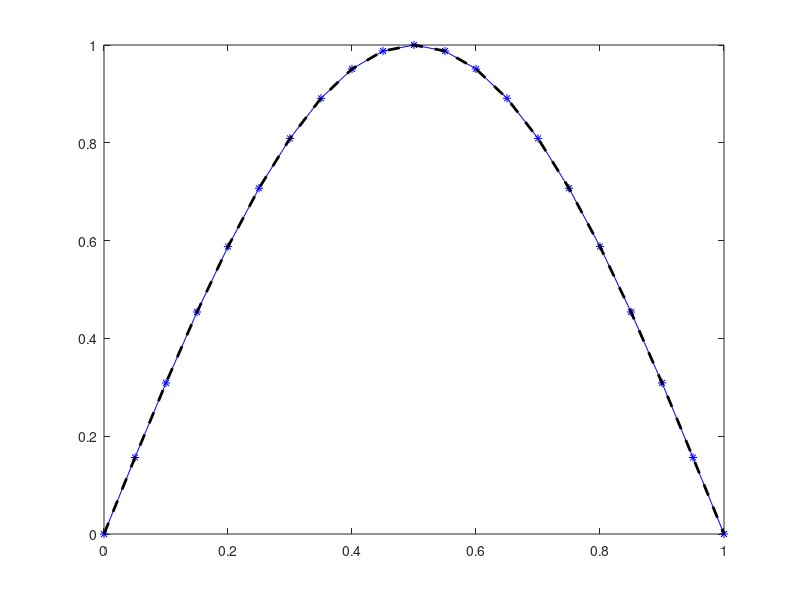

Recreate this plot in MATLAB. (Note: this script raises an error after producing the figure.)
%solving the 1D poisson equation with FEM.
%author: Zihan Chen
%modified time: March 23, 2016
%instruction: This program aims to solve the 1D poisson equation:
%                    -u''(x) = pi^2*sin(pi*x), x defines on [0,1]
%with Dirichlet BC as u(0) = u(1) = 0
%The analitical solution is: u(x) = sin(pi*x)
%-------------------------------------------------
clear
clc

%%
%Space discretize
l = 1;
N = 20;
h = l/N;
%number of elements. number of nodes will be N
u = zeros(N+1,1);
ue = zeros(2,1);
K = zeros(N+1,N+1);
Ke = zeros(2,2);
%find the discretize matrix in one element
Ke = [1/h,-1/h;-1/h,1/h];
for i = 1:N
    K(i,i) = K(i,i) + Ke(1,1);
    K(i,i+1) = K(i,i+1) + Ke(1,2);
    K(i+1,i) = K(i+1,i) + Ke(2,1);
    K(i+1,i+1) = K(i+1,i+1) + Ke(2,2);
end
%apply the BC
Knew = K(2:N,2:N);
xp = 0:h:1;
f = @(x) pi^2*sin(pi*x);
be = zeros(2,N);
for j = 1:N
    x1 = xp(j);
    x2 = xp(j+1);
    Ne1f = @(x) (x2-x)/h*pi^2.*sin(pi*x);
    Ne2f = @(x) (x-x1)/h*pi^2.*sin(pi*x);
    be(1,j) = integral(Ne1f,x1,x2);
    be(2,j) = integral(Ne2f,x1,x2);
end

%find the source matrix    
%  x = 0:h:1;
% b1e = @(x1,x2) pi*cos(pi*x1) - 1/h*(sin(pi*x2)-sin(pi*x1));
% b2e = @(x1,x2) -pi*cos(pi*x2) - 1/h*(sin(pi*x1)-sin(pi*x2));
% be = zeros(N,2);
% for i = 1:N   %go through all the elements
%     x1 = x(i);
%     x2 = x(i+1);
%     be(i,1) = b1e(x1,x2);
%     be(i,2) = b2e(x1,x2);
% end




b = zeros(N+1,1);
b(1,1) = be(1,1);
b(end,1) = be(2,end);
for i = 2:N
   b(i) = be(2,i-1)+be(1,i);
end
bnew = b(2:end-1);
%%
%solving the matrix
u(2:end-1) = Knew\bnew;
U = sin(pi*xp);
plot(xp,u,'b*-')
hold on
plot(xp,U,'k--','linewidth',2)

%%
%finite difference 
B1 = ones(N-2,1);
B2 = ones(N-1,1);
B3 = B1;
A = diag(B1,-1)-2*diag(B2,0)+diag(B3,1);
A = -1/h^2*A;
bd = pi^2*sin(pi*xp(2:end-1));
bd = bd';
ud = zeros(N+1,1);
ud(2:end-1) = A\bd;
plot(xp,ud,'rO')
xlabel('x');
ylabel('u(x) or u_j');
title('1D FEM and FD for Poisson equation')
legend('U_F_E_M','U_t_r_u_e','U_F_D')
error1 = norm(u-U',1);
error2 = norm(ud-U',1);



